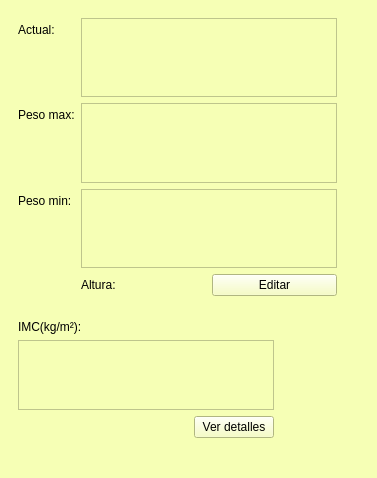
<?xml version="1.0" encoding="UTF-8"?>
<ui version="4.0">
 <class>Principal</class>
 <widget class="QMainWindow" name="Principal">
  <property name="geometry">
   <rect>
    <x>0</x>
    <y>0</y>
    <width>377</width>
    <height>478</height>
   </rect>
  </property>
  <property name="windowTitle">
   <string>Principal</string>
  </property>
  <property name="styleSheet">
   <string notr="true">background-color: rgb(246, 255, 181);</string>
  </property>
  <widget class="QWidget" name="centralwidget">
   <layout class="QFormLayout" name="formLayout_3">
    <item row="0" column="0">
     <widget class="QWidget" name="widget" native="true">
      <property name="styleSheet">
       <string notr="true">border-color: rgb(41, 134, 255);</string>
      </property>
      <layout class="QFormLayout" name="formLayout">
       <item row="0" column="0">
        <widget class="QLabel" name="label">
         <property name="text">
          <string>Actual:</string>
         </property>
        </widget>
       </item>
       <item row="1" column="0">
        <widget class="QLabel" name="label_2">
         <property name="text">
          <string>Peso max:</string>
         </property>
        </widget>
       </item>
       <item row="2" column="0">
        <widget class="QLabel" name="label_3">
         <property name="text">
          <string>Peso min:</string>
         </property>
        </widget>
       </item>
       <item row="3" column="1">
        <layout class="QHBoxLayout" name="horizontalLayout">
         <item>
          <widget class="QLabel" name="label_5">
           <property name="text">
            <string>Altura:</string>
           </property>
          </widget>
         </item>
         <item>
          <widget class="QPushButton" name="cmdEditar">
           <property name="text">
            <string>Editar</string>
           </property>
          </widget>
         </item>
        </layout>
       </item>
       <item row="0" column="1">
        <widget class="QTableWidget" name="inAltura"/>
       </item>
       <item row="1" column="1">
        <widget class="QTableWidget" name="inPesomax"/>
       </item>
       <item row="2" column="1">
        <widget class="QTableWidget" name="inPesomin"/>
       </item>
      </layout>
     </widget>
    </item>
    <item row="1" column="0">
     <widget class="QWidget" name="widget_2" native="true">
      <property name="styleSheet">
       <string notr="true">border-color: rgb(33, 55, 255);</string>
      </property>
      <layout class="QFormLayout" name="formLayout_2">
       <item row="0" column="0">
        <widget class="QLabel" name="label_4">
         <property name="text">
          <string>IMC(kg/m²): </string>
         </property>
        </widget>
       </item>
       <item row="1" column="0">
        <widget class="QPlainTextEdit" name="plainTextEdit"/>
       </item>
       <item row="2" column="0" colspan="2">
        <layout class="QHBoxLayout" name="horizontalLayout_2">
         <item>
          <spacer name="horizontalSpacer">
           <property name="orientation">
            <enum>Qt::Horizontal</enum>
           </property>
           <property name="sizeHint" stdset="0">
            <size>
             <width>40</width>
             <height>20</height>
            </size>
           </property>
          </spacer>
         </item>
         <item>
          <widget class="QPushButton" name="cmdDetalles">
           <property name="text">
            <string>Ver detalles</string>
           </property>
          </widget>
         </item>
        </layout>
       </item>
      </layout>
     </widget>
    </item>
   </layout>
  </widget>
  <widget class="QMenuBar" name="menubar">
   <property name="geometry">
    <rect>
     <x>0</x>
     <y>0</y>
     <width>377</width>
     <height>21</height>
    </rect>
   </property>
  </widget>
  <widget class="QStatusBar" name="statusbar"/>
 </widget>
 <resources/>
 <connections/>
</ui>
